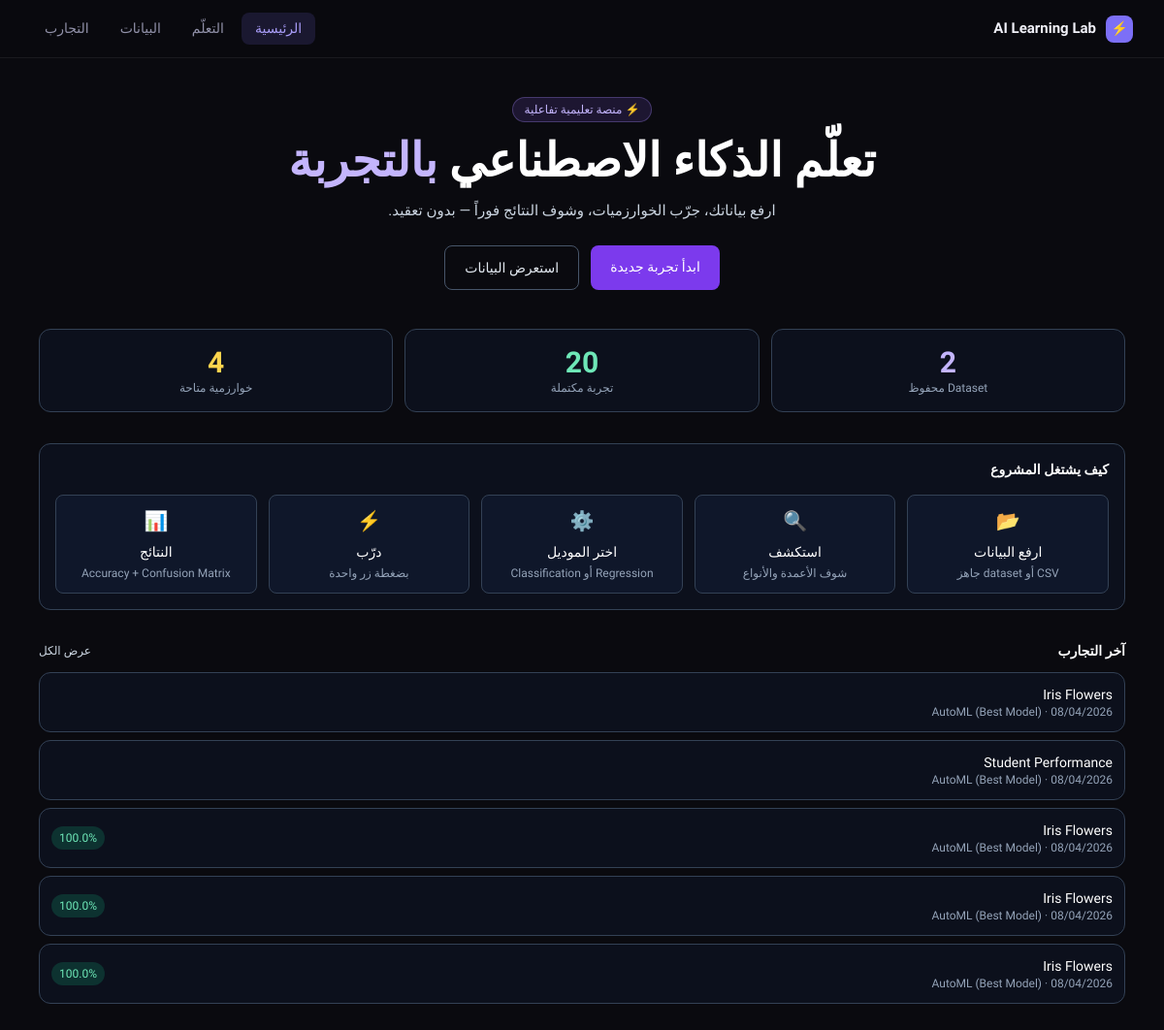
The page / on the database its author committed.
### experiments/models.py (models this page shows, shortened)
class Experiment(models.Model):
    ALGORITHM_CHOICES = [
        ('linear_regression', 'Linear Regression'),
        ('logistic_regression', 'Logistic Regression'),
        ('decision_tree', 'Decision Tree'),
        ('knn', 'KNN'),
        ('automl', 'AutoML (Best Model)'),
    ]
    PROBLEM_CHOICES = [
        ('regression', 'Regression'),
        ('classification', 'Classification'),
    ]
    dataset = models.ForeignKey(Dataset, on_delete=models.CASCADE)
    problem_type = models.CharField(max_length=20, choices=PROBLEM_CHOICES)
    algorithm = models.CharField(max_length=30, choices=ALGORITHM_CHOICES)
    target_column = models.CharField(max_length=100)
    test_size = models.FloatField(default=0.2)
    random_state = models.IntegerField(null=True, blank=True)
    accuracy = models.FloatField(null=True, blank=True)
    r2_score = models.FloatField(null=True, blank=True)
    result_json = models.JSONField(null=True, blank=True)
    created_at = models.DateTimeField(auto_now_add=True)

### datasets/models.py (models this page shows, shortened)
class Dataset(models.Model):
    name = models.CharField(max_length=255)
    file = models.FileField(upload_to='datasets/')
    uploaded_at = models.DateTimeField(auto_now_add=True)
    row_count = models.IntegerField(default=0)
    column_count = models.IntegerField(default=0)

### config/urls.py (the view)
# urls.py: path('', home, name='home'),
def home(request):
    pipeline_steps = [
        {'icon': '📂', 'title': 'ارفع البيانات', 'desc': 'CSV أو dataset جاهز'},
        {'icon': '🔍', 'title': 'استكشف', 'desc': 'شوف الأعمدة والأنواع'},
        {'icon': '⚙️', 'title': 'اختر الموديل', 'desc': 'Regression أو Classification'},
        {'icon': '⚡', 'title': 'درّب', 'desc': 'بضغطة زر واحدة'},
        {'icon': '📊', 'title': 'النتائج', 'desc': 'Accuracy + Confusion Matrix'},
    ]
    return render(request, 'home.html', {
        'datasets_count': Dataset.objects.count(),
        'experiments_count': Experiment.objects.count(),
        'recent_experiments': Experiment.objects.select_related('dataset').order_by('-created_at')[:5],
        'pipeline_steps': pipeline_steps,
    })

### templates/home.html (shortened to what this page needs)
{% extends 'base.html' %}
{% block nav_home %}active{% endblock %}
{% block content %}
<div class="max-w-6xl mx-auto px-4 py-10">
  <section class="text-center max-w-3xl mx-auto mb-10">
    <span class="inline-flex items-center gap-2 px-3 py-1 rounded-full text-xs bg-violet-500/15 text-violet-300 border border-violet-400/30">⚡ منصة تعليمية تفاعلية</span>
    <h1 class="text-4xl md:text-5xl font-bold text-white mt-4 leading-tight">تعلّم الذكاء الاصطناعي <span class="text-violet-300">بالتجربة</span></h1>
    <p class="text-slate-300 mt-4">ارفع بياناتك، جرّب الخوارزميات، وشوف النتائج فوراً — بدون تعقيد.</p>
    <div class="flex flex-wrap gap-3 justify-center mt-6">
      <a href="{% url 'experiments:new' %}" class="px-5 py-3 rounded-lg bg-violet-600 hover:bg-violet-500 text-white text-sm font-medium">ابدأ تجربة جديدة</a>
      <a href="{% url 'datasets:list' %}" class="px-5 py-3 rounded-lg border border-slate-600 text-slate-200 hover:bg-slate-800 text-sm">استعرض البيانات</a>
    </div>
  </section>
  <section class="grid md:grid-cols-3 gap-3 mb-8">
    <div class="rounded-xl border border-slate-700 bg-slate-900/50 p-4 text-center"><div class="text-3xl font-bold text-violet-300">{{ datasets_count }}</div><div class="text-xs text-slate-400">Dataset محفوظ</div></div>
    <div class="rounded-xl border border-slate-700 bg-slate-900/50 p-4 text-center"><div class="text-3xl font-bold text-emerald-300">{{ experiments_count }}</div><div class="text-xs text-slate-400">تجربة مكتملة</div></div>
    <div class="rounded-xl border border-slate-700 bg-slate-900/50 p-4 text-center"><div class="text-3xl font-bold text-amber-300">4</div><div class="text-xs text-slate-400">خوارزمية متاحة</div></div>
  </section>
  <section class="rounded-xl border border-slate-700 bg-slate-900/50 p-4 mb-8">
    <h2 class="text-sm font-semibold text-white mb-4">كيف يشتغل المشروع</h2>
    <div class="grid sm:grid-cols-2 lg:grid-cols-5 gap-3">
      {% for step in pipeline_steps %}
      <div class="rounded-lg border border-slate-700 bg-slate-900 p-3 text-center">
        <div class="text-xl mb-2">{{ step.icon }}</div>
        <div class="text-sm text-white font-medium">{{ step.title }}</div>
        <div class="text-xs text-slate-400 mt-1">{{ step.desc }}</div>
      </div>
      {% endfor %}
    </div>
  </section>
  {% if recent_experiments %}
  <section>
    <div class="flex items-center justify-between mb-3">
      <h2 class="text-sm font-semibold text-white">آخر التجارب</h2>
      <a href="{% url 'experiments:list' %}" class="text-xs text-slate-300 hover:text-white">عرض الكل</a>
    </div>
    <div class="space-y-2">
      {% for exp in recent_experiments %}
      <a href="{% url 'experiments:detail' exp.id %}" class="block rounded-xl border border-slate-700 bg-slate-900/50 hover:border-slate-500 p-3">
        <div class="flex items-center justify-between gap-2">
          <div>
            <div class="text-white text-sm font-medium">{{ exp.dataset.name }}</div>
            <div class="text-xs text-slate-400">{{ exp.get_algorithm_display }} · {{ exp.created_at|date:"d/m/Y" }}</div>
          </div>
          {% if exp.accuracy %}<span class="px-2 py-1 rounded-full text-xs bg-emerald-500/20 text-emerald-300">{{ exp.accuracy }}%</span>{% endif %}
        </div>
      </a>
      {% endfor %}
    </div>
  </section>
  {% endif %}
</div>
{% endblock %}

### templates/base.html (shortened to what this page needs)
<!DOCTYPE html>
<html lang="ar" dir="rtl">
<head>
<script src="https://cdn.tailwindcss.com"></script>
{% load static %}
</head>
<body>
<nav class="nav">
  <a href="{% url 'home' %}" class="nav-logo">
    <div class="nav-logo-mark">⚡</div>
    AI Learning Lab
  </a>
  <div class="nav-links">
    <a href="{% url 'home' %}" class="nav-link {% block nav_home %}{% endblock %}">الرئيسية</a>
    <a href="{% url 'learn_center' %}" class="nav-link {% block nav_learn %}{% endblock %}">التعلّم</a>
    <a href="{% url 'datasets:list' %}" class="nav-link {% block nav_datasets %}{% endblock %}">البيانات</a>
    <a href="{% url 'experiments:list' %}" class="nav-link {% block nav_experiments %}{% endblock %}">التجارب</a>
  </div>
</nav>
{% block content %}{% endblock %}
</body>
</html>

### templates/base.html (style rules this page uses)
:root { --bg: #0a0a0f; --bg2: #111118; --bg3: #1a1a24; --surface: #16161f; --surface2: #1e1e2a; --border: rgba(255,255,255,0.07); --border2: rgba(255,255,255,0.12); --accent: #7c6ff7; --accent2: #a89cf7; --accent-glow: rgba(124,111,247,0.15); --green: #4ade80; --green-dim: rgba(74,222,128,0.12); --amber: #fbbf24; --amber-dim: rgba(251,191,36,0.12); --red: #f87171; --red-dim: rgba(248,113,113,0.12); --text: #f0f0f8; --text2: #9090a8; --text3: #606070; --mono: 'JetBrains Mono', monospace; --sans: 'IBM Plex Sans Arabic', sans-serif; --radius: 12px; --radius-sm: 8px; --radius-lg: 16px; }
*, *::before, *::after { box-sizing: border-box; margin: 0; padding: 0; }
html { scroll-behavior: smooth; }
body { font-family: var(--sans); background: var(--bg); color: var(--text); min-height: 100vh; font-size: 15px; line-height: 1.6; -webkit-font-smoothing: antialiased; }
.nav { display: flex; align-items: center; justify-content: space-between; padding: 0 2rem; height: 60px; border-bottom: 1px solid var(--border); background: rgba(10,10,15,0.85); backdrop-filter: blur(20px); position: sticky; top: 0; z-index: 100; }
.nav-logo { display: flex; align-items: center; gap: 10px; font-size: 15px; font-weight: 600; color: var(--text); text-decoration: none; }
.nav-logo-mark { width: 28px; height: 28px; background: var(--accent); border-radius: 8px; display: flex; align-items: center; justify-content: center; font-size: 14px; color: white; }
.nav-links { display: flex; gap: 4px; }
.nav-link { padding: 6px 14px; border-radius: var(--radius-sm); font-size: 14px; color: var(--text2); text-decoration: none; transition: all 0.15s; }
.nav-link.active { color: var(--accent2); background: var(--accent-glow); }

### rows shown on the page
Experiment: dataset.name "Iris Flowers", algorithm "AutoML (Best Model)", created_at "08/04/2026"
Experiment: dataset.name "Student Performance", algorithm "AutoML (Best Model)", created_at "08/04/2026"
Experiment: dataset.name "Iris Flowers", algorithm "AutoML (Best Model)", created_at "08/04/2026", accuracy "100.0"
Experiment: dataset.name "Iris Flowers", algorithm "AutoML (Best Model)", created_at "08/04/2026", accuracy "100.0"
Experiment: dataset.name "Iris Flowers", algorithm "AutoML (Best Model)", created_at "08/04/2026", accuracy "100.0"

### other values the page prints
{{ datasets_count }} "2"
{{ experiments_count }} "20"
{{ step.icon }} "📂" "🔍" "⚙️" "⚡" "📊"
{{ step.title }} "ارفع البيانات" "استكشف" "اختر الموديل" "درّب" "النتائج"
{{ step.desc }} "CSV أو dataset جاهز" "شوف الأعمدة والأنواع" "Regression أو Classification" "بضغطة زر واحدة" "Accuracy + Confusion Matrix"
